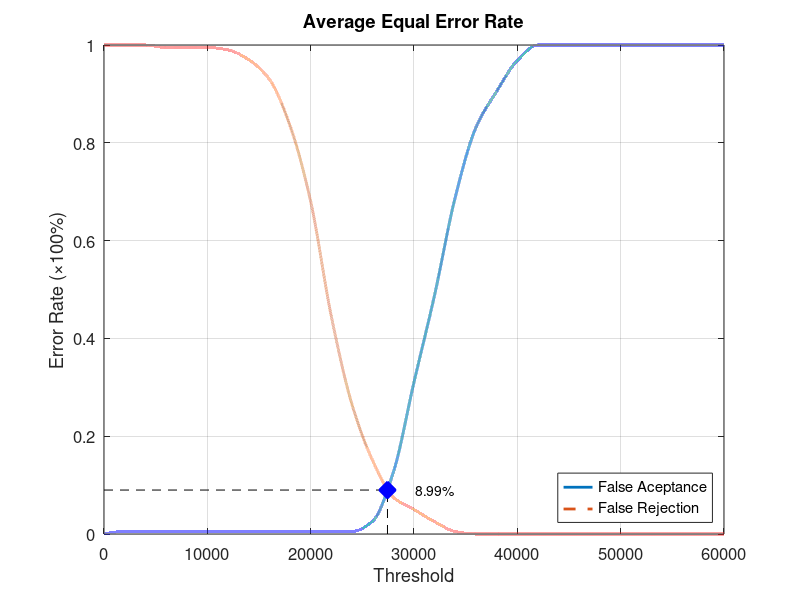
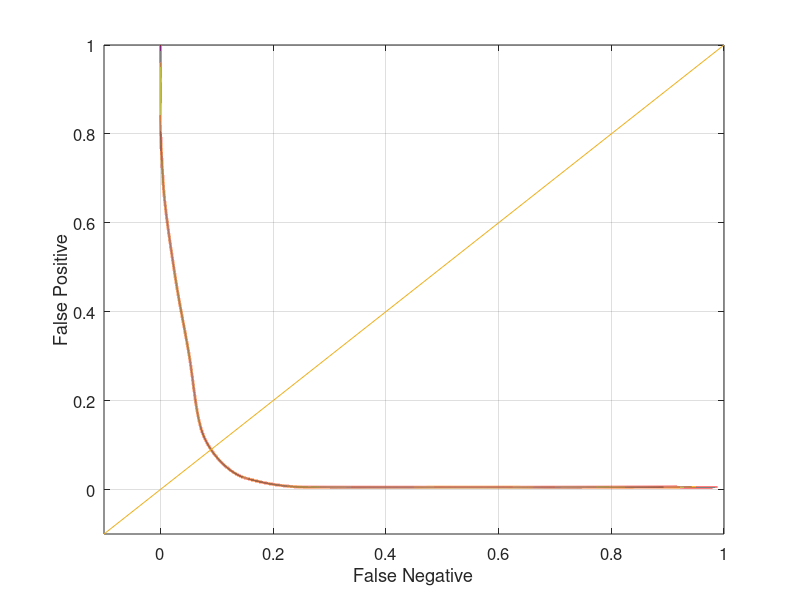

MATLAB code to generate these figures, in order:
function yEER = Database3_2
close all;
clear;
clc;
x = 0:2000:60000;
xq = 0:0.5:60000;

y0 = [0 0.00526316 0.00526316 0.00526316 0.00526316 0.00526316 0.00526316 0.00526316 0.00526316 0.00526316 0.00526316 0.00526316 0.00526316 0.0263158 0.126316 0.310526 0.489474 0.689474 0.831579 0.905263 0.968421 1 1 1 1 1 1 1 1 1 1];
yy0 = interp1(x, y0, xq, 'pchip');
y1 = [1 1 1 0.995 0.995 0.995 0.99 0.97 0.93 0.835 0.68 0.445 0.265 0.15 0.075 0.05 0.025 0.005 0 0 0 0 0 0 0 0 0 0 0 0 0];
yy1 = interp1(x, y1, xq, 'pchip');

% Calculating EER: 
y2 = abs(y0 - y1);
find(y2 == min(y2))
yy2 = abs(yy0 - yy1);
xEER = find(yy2 == min(yy2));
xEERIndex = xq(xEER) % X-axis EER
yEER = yy0(xEER) % Y-axis EER

main = figure
plot(xq, yy0,'-','LineWidth', 2);	hold on
plot(xq, yy1,'--','LineWidth', 2);	hold on
plot([xEERIndex xEERIndex], [0 yEER], 'k--');	hold on
plot([0 xEERIndex], [yEER yEER], 'k--');	hold on
plot(xEERIndex, yEER, 'bx', 'LineWidth', 10);	hold on
text(xEERIndex + 10 * xEERIndex / 100, yEER, [num2str(round((10000 * yEER)) / 100) '%'])
legend('False Aceptance', 'False Rejection', 'Location', 'SouthEast')
xlabel('Threshold')
ylabel('Error Rate (\times100%)')
title('Average Equal Error Rate')
set(gca, 'FontSize', 12)
axis([0 60000 0 1])
grid on

print(main, 'Database3_2Main', '-dpng');
FNRxFPR = figure('Color', [1 1 1]);
plot(yy1, yy0, '-', yy1, yy0, 'LineWidth', 2);
hold on
y = -0.1:0.1:1
plot(y, y); 
set(gca, 'FontSize', 12)
xlabel('False Negative')
ylabel('False Positive')
axis([-0.1 1 -0.1 1])
set(gca, 'FontSize', 12)
grid on

print(FNRxFPR, 'Database3_2FNRxFPR','-dpng');
end
